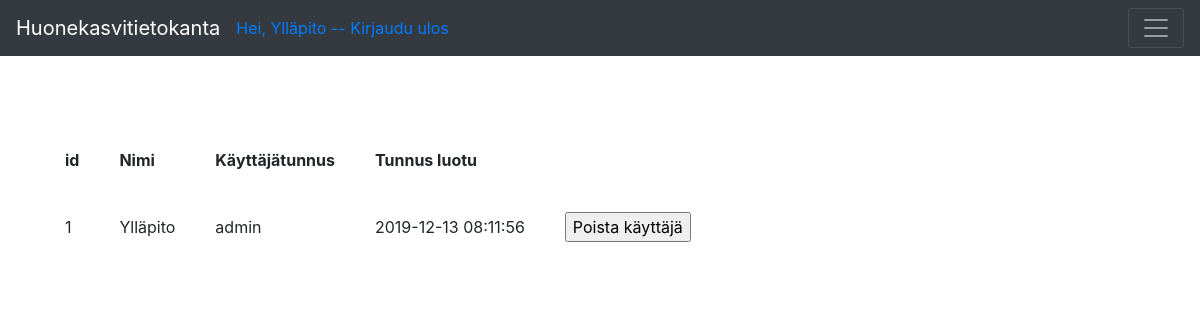
Screenshot of /auth (signed in) with the database file from the repository.
### application/auth/models.py (models this page shows, shortened)
class User(db.Model):
    __tablename__ = "account"
    id = db.Column(db.Integer, primary_key=True)
    date_created = db.Column(db.DateTime, default=db.func.current_timestamp())
    name = db.Column(db.String(144), nullable=False)
    username = db.Column(db.String(144), nullable=False, unique=True)
    password = db.Column(db.String(144), nullable=False)
    plants = db.relationship("Plant", backref='account', lazy=True)

### application/auth/views.py (the view)
@app.route("/auth", methods=["GET"])
@login_required
def auth_index():
    return render_template("auth/list.html", auth = User.query.all())

### application/__init__.py (called while the page is built)
@login_manager.user_loader
def load_user(user_id):
    return User.query.get(user_id)

### application/templates/auth/list.html
{% extends "layout.html" %}
{% block body %}
  <table cellpadding="20">
    <tr>
      <th>id</th>
      <th>Nimi</th>
      <th>Käyttäjätunnus</th>
      <th>Tunnus luotu</th>
    </tr>
    {% for account in auth %}
    <tr>
      <td>{{ account.id }}</td>
      <td>{{ account.name }}</td>
      <td>{{ account.username }}</td>
      <td>{{ account.date_created }}</td>
            <td>
                <form method="POST" action="{{ url_for('auth_delete', account_id=account.id) }}">
                  <input type="submit" value="Poista käyttäjä"/>
                </form>
                    </td>
    </tr>
    {% endfor %}
  </table>
{% endblock %}

### application/templates/layout.html (shortened to what this page needs)
<!DOCTYPE html>
<html>
  <head>
    <link rel="stylesheet"
          href= "https://stackpath.bootstrapcdn.com/bootstrap/4.3.1/css/bootstrap.min.css">
  </head>
  <body>
<nav class="navbar navbar-dark bg-dark">
    <a class="navbar-brand" href="#">Huonekasvitietokanta</a>
    {% if current_user.is_authenticated %}
        <a href="{{ url_for('auth_logout') }}">Hei, {{ current_user.name }} -- Kirjaudu ulos</a>
        {% else %}
        </li><a class= "nav-link" href="{{ url_for('auth_login') }}">Kirjaudu sisään</a>
        <a class="nav-link" href="{{ url_for('auth_new') }}">Luo tunnus</a>
        {% endif %}
    <button class="navbar-toggler ml-auto"
                type="button"
                data-toggle="collapse"
                data-target="#navbarSupportedContent1">
            <span class="navbar-toggler-icon my-toggler">
          </span>
        </button>
  </nav>
<main role="main" class="container">
    <br>
    <br>
    <br>
    {% block body %}{% endblock %}
  </body>
</html>

### rows the page displays
User: name "Ylläpito", id "1", username "admin", date_created "2019-12-13 08:11:56"
